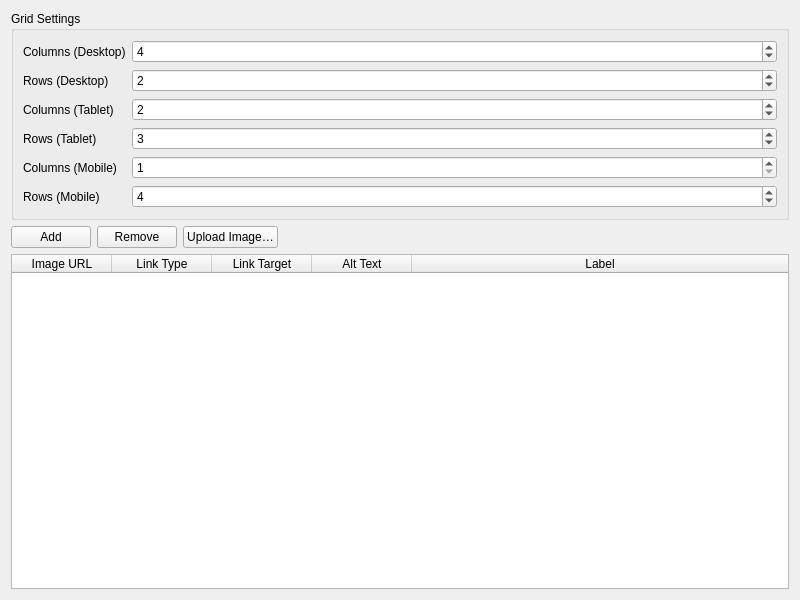
<?xml version="1.0" encoding="UTF-8"?>
<ui version="4.0">
 <class>PageBlocImageLinksWidget</class>
 <widget class="QWidget" name="PageBlocImageLinksWidget">
  <property name="geometry">
   <rect>
    <x>0</x>
    <y>0</y>
    <width>800</width>
    <height>600</height>
   </rect>
  </property>
  <property name="windowTitle">
   <string>PageBlocImageLinksWidget</string>
  </property>
  <layout class="QVBoxLayout" name="verticalLayout">
   <item>
    <widget class="QGroupBox" name="groupGridSettings">
     <property name="title">
      <string>Grid Settings</string>
     </property>
     <layout class="QFormLayout" name="formLayout">
      <item row="0" column="0">
       <widget class="QLabel" name="labelColsDesktop">
        <property name="text">
         <string>Columns (Desktop)</string>
        </property>
       </widget>
      </item>
      <item row="0" column="1">
       <widget class="QSpinBox" name="spinColsDesktop">
        <property name="minimum">
         <number>1</number>
        </property>
        <property name="maximum">
         <number>12</number>
        </property>
        <property name="value">
         <number>4</number>
        </property>
       </widget>
      </item>
      <item row="1" column="0">
       <widget class="QLabel" name="labelRowsDesktop">
        <property name="text">
         <string>Rows (Desktop)</string>
        </property>
       </widget>
      </item>
      <item row="1" column="1">
       <widget class="QSpinBox" name="spinRowsDesktop">
        <property name="minimum">
         <number>1</number>
        </property>
        <property name="maximum">
         <number>20</number>
        </property>
        <property name="value">
         <number>2</number>
        </property>
       </widget>
      </item>
      <item row="2" column="0">
       <widget class="QLabel" name="labelColsTablet">
        <property name="text">
         <string>Columns (Tablet)</string>
        </property>
       </widget>
      </item>
      <item row="2" column="1">
       <widget class="QSpinBox" name="spinColsTablet">
        <property name="minimum">
         <number>1</number>
        </property>
        <property name="maximum">
         <number>8</number>
        </property>
        <property name="value">
         <number>2</number>
        </property>
       </widget>
      </item>
      <item row="3" column="0">
       <widget class="QLabel" name="labelRowsTablet">
        <property name="text">
         <string>Rows (Tablet)</string>
        </property>
       </widget>
      </item>
      <item row="3" column="1">
       <widget class="QSpinBox" name="spinRowsTablet">
        <property name="minimum">
         <number>1</number>
        </property>
        <property name="maximum">
         <number>20</number>
        </property>
        <property name="value">
         <number>3</number>
        </property>
       </widget>
      </item>
      <item row="4" column="0">
       <widget class="QLabel" name="labelColsMobile">
        <property name="text">
         <string>Columns (Mobile)</string>
        </property>
       </widget>
      </item>
      <item row="4" column="1">
       <widget class="QSpinBox" name="spinColsMobile">
        <property name="minimum">
         <number>1</number>
        </property>
        <property name="maximum">
         <number>4</number>
        </property>
        <property name="value">
         <number>1</number>
        </property>
       </widget>
      </item>
      <item row="5" column="0">
       <widget class="QLabel" name="labelRowsMobile">
        <property name="text">
         <string>Rows (Mobile)</string>
        </property>
       </widget>
      </item>
      <item row="5" column="1">
       <widget class="QSpinBox" name="spinRowsMobile">
        <property name="minimum">
         <number>1</number>
        </property>
        <property name="maximum">
         <number>20</number>
        </property>
        <property name="value">
         <number>4</number>
        </property>
       </widget>
      </item>
     </layout>
    </widget>
   </item>
   <item>
    <layout class="QHBoxLayout" name="buttonBar">
     <item>
      <widget class="QPushButton" name="btnAdd">
       <property name="text">
        <string>Add</string>
       </property>
      </widget>
     </item>
     <item>
      <widget class="QPushButton" name="btnRemove">
       <property name="text">
        <string>Remove</string>
       </property>
      </widget>
     </item>
     <item>
      <widget class="QPushButton" name="btnUpload">
       <property name="text">
        <string>Upload Image…</string>
       </property>
      </widget>
     </item>
     <item>
      <spacer name="buttonSpacer">
       <property name="orientation">
        <enum>Qt::Orientation::Horizontal</enum>
       </property>
       <property name="sizeHint" stdset="0">
        <size>
         <width>40</width>
         <height>20</height>
        </size>
       </property>
      </spacer>
     </item>
    </layout>
   </item>
   <item>
    <widget class="QTableWidget" name="tableItems">
     <property name="selectionBehavior">
      <enum>QAbstractItemView::SelectionBehavior::SelectRows</enum>
     </property>
     <attribute name="horizontalHeaderStretchLastSection">
      <bool>true</bool>
     </attribute>
     <column>
      <property name="text">
       <string>Image URL</string>
      </property>
     </column>
     <column>
      <property name="text">
       <string>Link Type</string>
      </property>
     </column>
     <column>
      <property name="text">
       <string>Link Target</string>
      </property>
     </column>
     <column>
      <property name="text">
       <string>Alt Text</string>
      </property>
     </column>
     <column>
      <property name="text">
       <string>Label</string>
      </property>
     </column>
    </widget>
   </item>
  </layout>
 </widget>
 <resources/>
 <connections/>
</ui>
